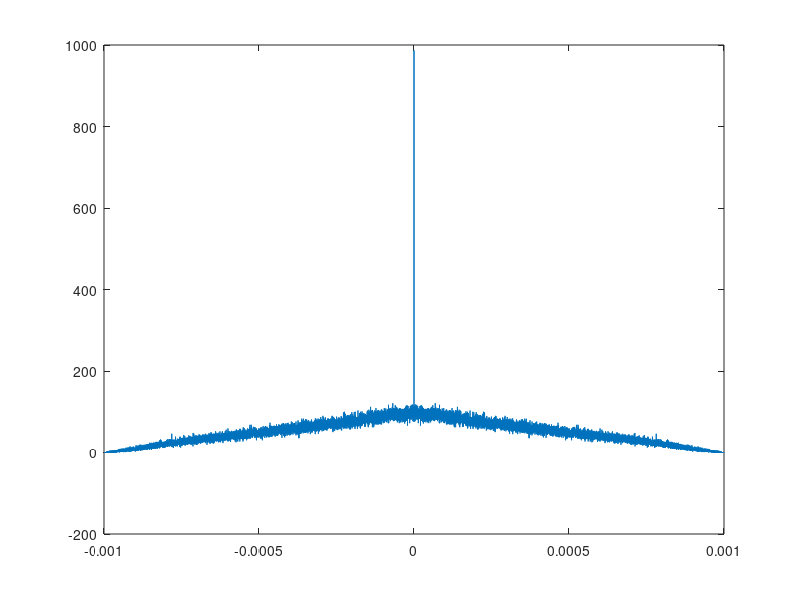

Here is the MATLAB script that generated this plot:
close all
clear all

T = 10; %s
r = 100; %Hz

dt = 0.001; %s
N = T/dt;


t= zeros(1,N);
%Spike sequence generator

for i = 1:N
    if dt*r>rand;
        t(i) = 1;
    else
        t(i) = 0;
    end
end

plot(t);

%Autocorrelation histogram
[acor,lag]=xcorr(t);
lag1 = lag/10^7;
plot(lag1,acor)
